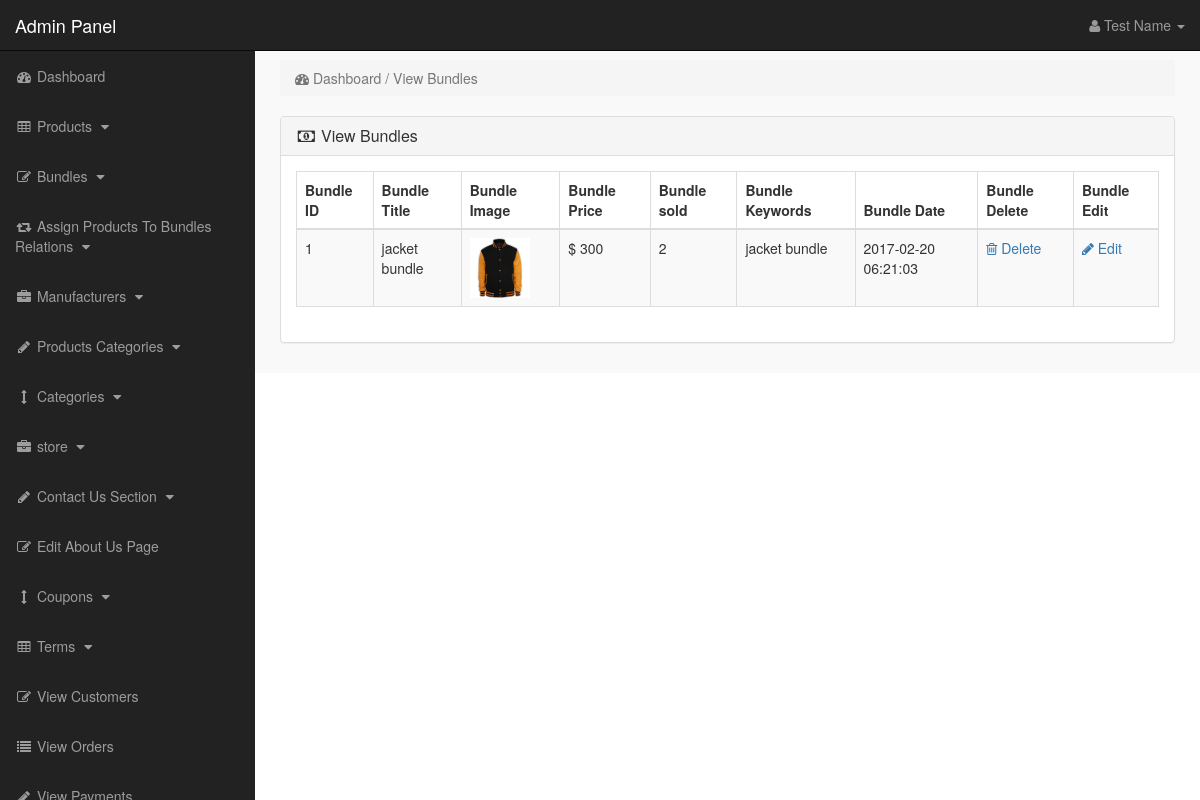
Screenshot of /admin_area/index.php?view_bundles (signed in) with the database file from the repository.
### tables this page shows
CREATE TABLE `products` (
  `product_id` int(10) NOT NULL,
  `p_cat_id` int(10) NOT NULL,
  `cat_id` int(10) NOT NULL,
  `manufacturer_id` int(10) NOT NULL,
  `date` timestamp NOT NULL DEFAULT CURRENT_TIMESTAMP ON UPDATE CURRENT_TIMESTAMP,
  `product_title` text NOT NULL,
  `product_url` text NOT NULL,
  `product_img1` text NOT NULL,
  `product_img2` text NOT NULL,
  `product_img3` text NOT NULL,
  `product_price` int(10) NOT NULL,
  `product_psp_price` int(100) NOT NULL,
  `product_desc` text NOT NULL,
  `product_features` text NOT NULL,
  `product_video` text NOT NULL,
  `product_keywords` text NOT NULL,
  `product_label` text NOT NULL,
  `status` varchar(255) NOT NULL
);

### admin_area/view_bundles.php (the view)
<?php
if(!isset($_SESSION['admin_email'])){
echo "<script>window.open('login.php','_self')</script>";
}
else {
?>
<div class="row">
<div class="col-lg-12" >
<ol class="breadcrumb" >
<li class="active" >
<i class="fa fa-dashboard"></i> Dashboard / View Bundles
</li>
</ol>
</div>
</div>
<div class="row" >
<div class="col-lg-12" >
<div class="panel panel-default" >
<div class="panel-heading" >
<h3 class="panel-title" >
<i class="fa fa-money fa-fw" ></i> View Bundles
</h3>
</div>
<div class="panel-body" >
<div class="table-responsive" >
<table class="table table-bordered table-hover table-striped" >
<thead>
<tr>
<th>Bundle ID</th>
<th>Bundle Title</th>
<th>Bundle Image</th>
<th>Bundle Price</th>
<th>Bundle sold</th>
<th>Bundle Keywords</th>
<th>Bundle Date</th>
<th>Bundle Delete</th>
<th>Bundle Edit</th>
</tr>
</thead>
<tbody>
<?php
$i = 0;
$get_pro = "select * from products where status='bundle'";
$run_pro = mysqli_query($con,$get_pro);
while($row_pro=mysqli_fetch_array($run_pro)){
$pro_id = $row_pro['product_id'];
$pro_title = $row_pro['product_title'];
$pro_image = $row_pro['product_img1'];
$pro_price = $row_pro['product_price'];
$pro_keywords = $row_pro['product_keywords'];
$pro_date = $row_pro['date'];
$i++;
?>
<tr>
<td><?php echo $i; ?></td>
<td><?php echo $pro_title; ?></td>
<td><img src="product_images/<?php echo $pro_image; ?>" width="60" height="60"></td>
<td>$ <?php echo $pro_price; ?></td>
<td>
<?php
$get_sold = "select * from pending_orders where product_id='$pro_id'";
$run_sold = mysqli_query($con,$get_sold);
$count = mysqli_num_rows($run_sold);
echo $count;
?>
</td>
<td> <?php echo $pro_keywords; ?> </td>
<td><?php echo $pro_date; ?></td>
<td>
<a href="index.php?delete_bundle=<?php echo $pro_id; ?>">
<i class="fa fa-trash-o"> </i> Delete
</a>
</td>
<td>
<a href="index.php?edit_bundle=<?php echo $pro_id; ?>">
<i class="fa fa-pencil"> </i> Edit
</a>
</td>
</tr>
<?php } ?>
</tbody>
</table>
</div>
</div>
</div>
</div>
</div>
<?php } ?>

### admin_area/includes/sidebar.php (shortened to what this page needs)
<?php
if(!isset($_SESSION['admin_email'])){
echo "<script>window.open('login.php','_self')</script>";
}
else {
?>
<nav class="navbar navbar-inverse navbar-fixed-top" >
<div class="navbar-header" >
<a class="navbar-brand" href="index.php?dashboard" >Admin Panel</a>
</div>
<ul class="nav navbar-right top-nav" >
<li class="dropdown" >
<a href="#" class="dropdown-toggle" data-toggle="dropdown" >
<i class="fa fa-user" ></i>
<?php echo $admin_name; ?> <b class="caret" ></b>
</a>
</li>
</ul>
<div class="collapse navbar-collapse navbar-ex1-collapse">
<ul class="nav navbar-nav side-nav">
<li>
<a href="index.php?dashboard">
<i class="fa fa-fw fa-dashboard"></i> Dashboard
</a>
</li>
<li>
<a href="#" data-toggle="collapse" data-target="#products">
<i class="fa fa-fw fa-table"></i> Products
<i class="fa fa-fw fa-caret-down"></i>
</a>
</li>
<li>
<a href="#" data-toggle="collapse" data-target="#bundles">
<i class="fa fa-fw fa-edit"></i> Bundles
<i class="fa fa-fw fa-caret-down"></i>
</a>
</li>
<li>
<a href="#" data-toggle="collapse" data-target="#relations">
<i class="fa fa-fw fa-retweet"></i> Assign Products To Bundles Relations
<i class="fa fa-fw fa-caret-down"></i>
</a>
</li>
<li>
<a href="#" data-toggle="collapse" data-target="#manufacturers">
<i class="fa fa-fw fa-briefcase"></i> Manufacturers
<i class="fa fa-fw fa-caret-down"></i>
</a>
</li>
<li>
<a href="#" data-toggle="collapse" data-target="#p_cat">
<i class="fa fa-fw fa-pencil"></i> Products Categories
<i class="fa fa-fw fa-caret-down"></i>
</a>
</li>
<li>
<a href="#" data-toggle="collapse" data-target="#cat">
<i class="fa fa-fw fa-arrows-v"></i> Categories
<i class="fa fa-fw fa-caret-down"></i>
</a>
</li>
<li>
<a href="#" data-toggle="collapse" data-target="#store">
<i class="fa fa-fw fa-briefcase"></i> store
<i class="fa fa-fw fa-caret-down"></i>
</a>
</li>
<li>
<a href="#" data-toggle="collapse" data-target="#contact_us">
<i class="fa fa-fw fa-pencil"> </i> Contact Us Section
<i class="fa fa-fw fa-caret-down"></i>
</a>
</li>
<li>
<a href="index.php?edit_about_us">
<i class="fa fa-fw fa-edit"></i> Edit About Us Page
</a>
</li>
<li>
<a href="#" data-toggle="collapse" data-target="#coupons">
<i class="fa fa-fw fa-arrows-v"></i> Coupons
<i class="fa fa-fw fa-caret-down"></i>
</a>
</li>
<li>
<a href="#" data-toggle="collapse" data-target="#terms" >
<i class="fa fa-fw fa-table"></i> Terms
<i class="fa fa-fw fa-caret-down"></i>
</a>
</li>
<li>
<a href="index.php?view_customers">
<i class="fa fa-fw fa-edit"></i> View Customers
</a>
</li>
<li>
<a href="index.php?view_orders">
<i class="fa fa-fw fa-list"></i> View Orders
</a>
</li>
<li>
<a href="index.php?view_payments">
<i class="fa fa-fw fa-pencil"></i> View Payments
</a>
</li>
</ul>
</div>
</nav>
<?php } ?>

### admin_area/css/style.css (style rules this page uses)
body { margin-top:100px; }
@media (min-width: 768px) { body { margin-top:50px; } }
.top-nav { padding:0 15px; }
.top-nav>li { display:inline-block; float:left; }
.top-nav>li>a { padding-top:15px; padding-bottom:15px; line-height:20px; color:#999; }
@media (min-width: 768px) { .side-nav { position:fixed; top:51px; width:255px; border-radius:0; overflow-y:auto; background-color: #222; bottom:0; overflow-x:hidden; padding-bottom:40px; } }
@media (min-width: 768px) { .side-nav>li>a { width:255px; } }
.panel-body { border-radius:5px; }

### rows the page displays
products: product_title "jacket bundle", product_img1 (picture), product_price "300", count "2", product_keywords "jacket bundle", date "2017-02-20 06:21:03"

### other values shown
$admin_name "Test Name"
